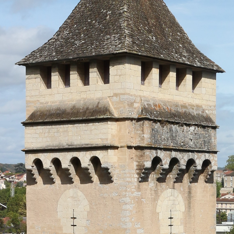
#> input picture Harris/val.png, 234 x 234 px
$ jupyter execute --allow-errors dufraisse.ipynb
#> lines starting #> are read from the running program, lines starting #| are printed output that depends on the picture; after the words box and inside, x2 and y2 are one past the last pixel; in counts of white or black regions, pixels touching at a corner belong together
<h1><big><center>3D vision : Feature detection</center></big></h1>

<h3><big><center>Marius Dufraisse (MVA)</center></big></h3>

[cell 1]
# Imports
import numpy as np
import matplotlib.pyplot as plt
from skimage.feature import corner_harris
from skimage.transform import rotate, rescale, SimilarityTransform, resize, warp, AffineTransform, ProjectiveTransform
from skimage.color import rgb2lab
from skimage.measure import block_reduce
from scipy.spatial.distance import pdist, squareform, cdist
from skimage import measure

[cell 2]
def point_map(points, color=(1,0,0), alpha=1.0):
    # Return an RGBA image where the points have alpha=1 and RGB = color
    disp = np.zeros((*points.shape, 4))
    for i in range(3):
        disp[:,:,i] = color[i]
    disp[:,:,3] = alpha * points
    return disp

[cell 3]
img = plt.imread("val.png")
#> img is the input picture: shape (234, 234, 3) float32; mean R, G, B 0.617, 0.598, 0.559
img = rgb2lab(img)[:,:,0]
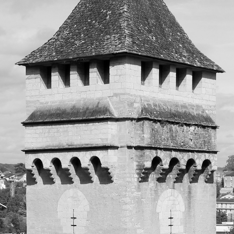
#> img: shape (234, 234) float32; min 2.61, max 98.38, mean 62.2; drawn with min black and max white
img = img/img.max()

squares = np.zeros((256,256))
for (i,j) in np.ndindex(4,4):
    squares[64*i:64*i+32,64*j:64*j+32] = 1
    squares[64*i+32:64*i+64,64*j+32:64*j+64] = 1

## Harris detector ##

[cell 4]
val_h = corner_harris(img)
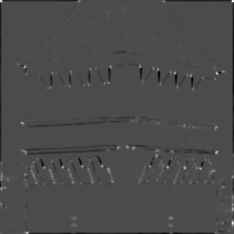
#> val_h: shape (234, 234) float32; min -1.51, max 3.56, mean -0.0107; drawn with min black and max white
squares_h = corner_harris(squares)

[cell 5]
def threshold(img, threshold, fixed = True):
    # Threshold img, if fixed = False the threshold level will be a fraction of img.max()
    if not fixed:
        threshold = threshold * img.max()
    return img >= threshold

### Qualitative experiments ###

[cell 6]
# Rotation
angle = 30
t = 0.1

imgb = rotate(img, angle)
imgb_h = corner_harris(imgb)

plt.figure(figsize=(15,7))

plt.imshow(np.hstack((img,imgb)),cmap='gray')

plt.imshow(point_map(np.hstack((threshold(val_h,t),threshold(imgb_h,t)))))
#> in threshold, `return img >= threshold`:
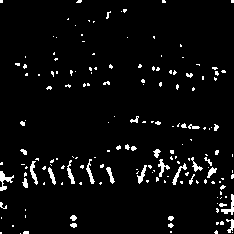
#> returned value: shape (234, 234) bool; 4.4% white; 169 white regions (138 under 20 px), largest, box (x1, y1, x2, y2) and area: (0, 171, 14, 191) 116, (221, 194, 234, 215) 94, (30, 161, 38, 185) 84
plt.title("Thresholded Harris detector with a rotation of {} degrees".format(angle))
plt.show()

The Harris detector seems to be robust against rotation.

[cell 7]
# Scale change
scale = [0.5,0.25]
t = 0.1

for i,s in enumerate(scale):
    imgb = rescale(img, s)
    imgb_h = corner_harris(imgb)

    scaled_a = resize(threshold(val_h,t), imgb.shape, anti_aliasing=False)

    plt.figure(figsize=(15,7))
    plt.imshow(np.hstack((imgb,imgb)),cmap='gray')


    plt.imshow(point_map(np.hstack((scaled_a,threshold(imgb_h,t)))))
    plt.title("Thresholded Harris detector with a scale of {}".format(s))

    plt.show()
#> imgb: shape (58, 58) float32
#> imgb_h: shape (58, 58) float32

Against scale changes the Harris detector tends to find the same regions but produces imprecise results. Fine tuning  the threshold would not be enough : on the one hand we would like to increase it so that thre are less detection but on the other hand in order to detect the vertical line at the bottom of the image we would need to lower the threshold level.

[cell 8]
# Contrast change
t = 0.1

imgb = (img - img.mean()) * 1.25 + 0.1
#> imgb: shape (234, 234) float32
imgb_h = corner_harris(imgb)
#> imgb_h: shape (234, 234) float32

plt.figure(figsize=(15,7))
plt.imshow(np.hstack((img,imgb)),cmap='gray')

plt.imshow(point_map(np.hstack((threshold(val_h,t,fixed=True),threshold(imgb_h,t,fixed=True)))))
plt.title("Thresholded Harris detector with a change of contrast")
plt.show()
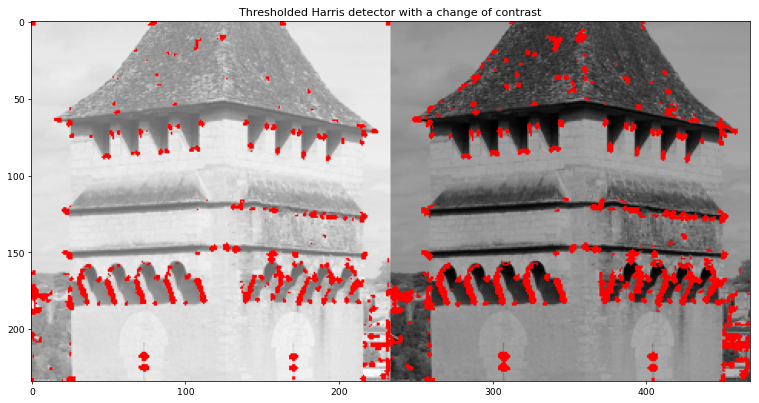
#> figure drawn by matplotlib, 1 panel

The Harris detector is fairly robust against contrast changes even if they change the correlation value obtained and thus would require changing the threshold.

[cell 9]
# Noise
sigma = 0.1

t = 0.1

imgb = img + sigma * np.random.randn(*img.shape)
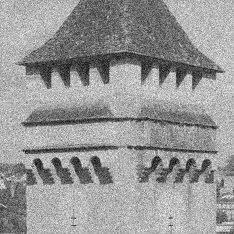
#> imgb: shape (234, 234) float64; min -0.285, max 1.26, mean 0.632; drawn with min black and max white
imgb_h = corner_harris(imgb)

plt.figure(figsize=(15,7))
plt.imshow(np.hstack((img,imgb)),cmap='gray')


plt.imshow(point_map(np.hstack((threshold(val_h,t,fixed=False),threshold(imgb_h,t,fixed=False)))))
#> in threshold (call 9), `threshold = threshold * img.max()`: threshold = 0.356
#> in threshold (call 9), `return img >= threshold`:
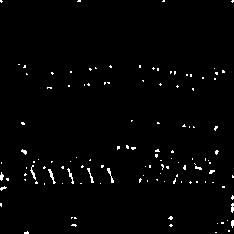
#> returned value: shape (234, 234) bool; 1.6% white in thin lines or dots
#> in point_map (call 5), `disp[:,:,3] = alpha * points`:
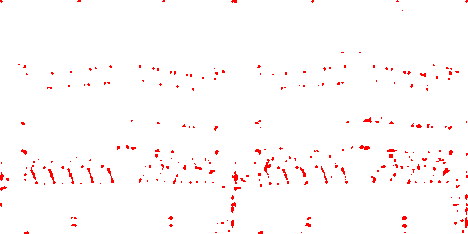
#> disp: shape (234, 468, 4) float64; mean of channels 0, 1, 2, 3 1, 0, 0, 0.0191; transparent parts drawn white
plt.title("Thresholded Harris detector in presence of noise ($\sigma ={}$)".format(sigma))
plt.show()
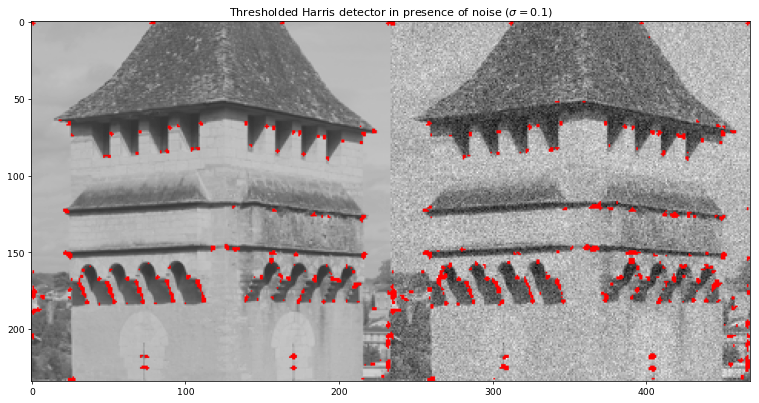
#> figure drawn by matplotlib, 1 panel

The Harris detector is also fairly robust against noise.

[cell 10]
def median_pt_size(pts):
    # Computes the median size and the number of connected components in pts
    labels, num = measure.label(pts, background=False, return_num=True)
    areas = np.zeros(num)
    for l in range(num):
        areas[l] = np.sum(labels == (l+1))
    return np.median(areas), num

def avrge_pt_size(pts):
    # Computes the average size and the number of connected components in pts
    labels, num = measure.label(pts, background=False, return_num=True)
    areas = np.zeros(num)
    for l in range(num):
        areas[l] = np.sum(labels == (l+1))
    return np.mean(areas), num

[cell 11]
def img2list(img):
    w = np.where(img)
    return np.vstack(w).T

def matching(correlA, correlB, r=1.5):
    if correlA.dtype == float:
        correlA = correlA > 0.5 * correlA.max()
    if correlB.dtype == float:
        correlB = correlB > 0.5 * correlB.max()

    posA = img2list(correlA)
    posB = img2list(correlB)

    dist = cdist(posA, posB, metric='sqeuclidean')

    mindist = dist.min(axis=1)

    return np.sum(mindist < r*r)

[cell 12]
# Change of view point
t = 0.1

theta = np.pi/12
#> theta = 0.262
trsfm = ProjectiveTransform(np.array([[ 0.8+np.cos(theta), -np.sin(theta), 25],
                                      [ np.sin(theta), 1.5+np.cos(theta), -25],
                                      [ 0, 0.005, 1.5]]))

imgb = warp(img,trsfm.inverse,preserve_range=False)
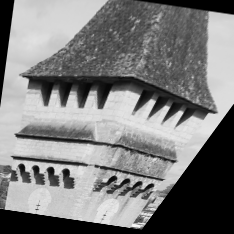
#> imgb: shape (234, 234) float32; min 0, max 0.977, mean 0.492
imgb_h = corner_harris(imgb)
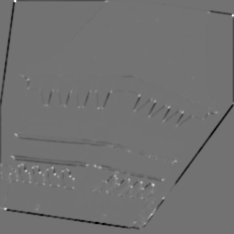
#> imgb_h: shape (234, 234) float32; min -2.86, max 3.48, mean -0.0309; drawn with min black and max white

thld_a = threshold(val_h,t)
warped_ta = warp(thld_a.astype(float),trsfm.inverse,order=0)
#> warped_ta: shape (234, 234) float64; values 0 (black) and 1 (white), 2.7% white in thin lines or dots
thld_b = threshold(imgb_h,t)
#> (the rest of the program and of its run is left out)
